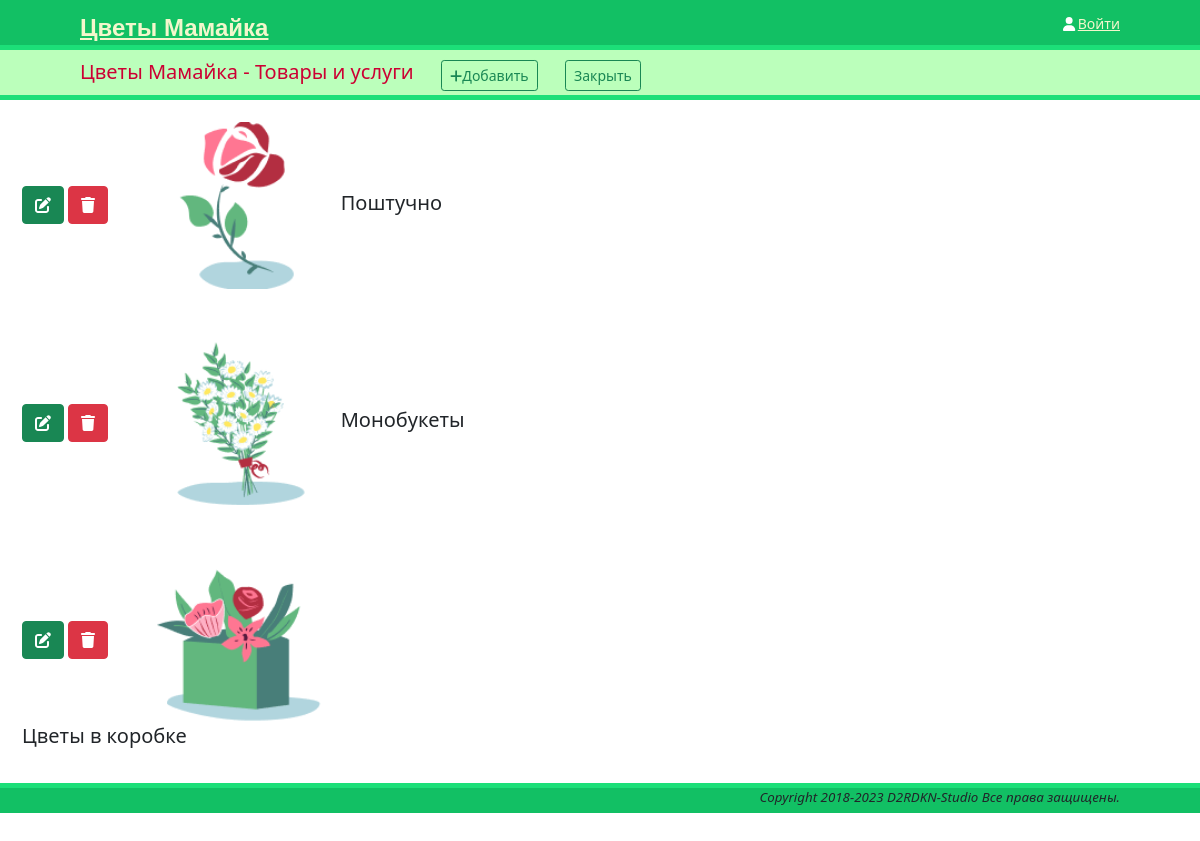
Before: /references/products/categories with the older database file.
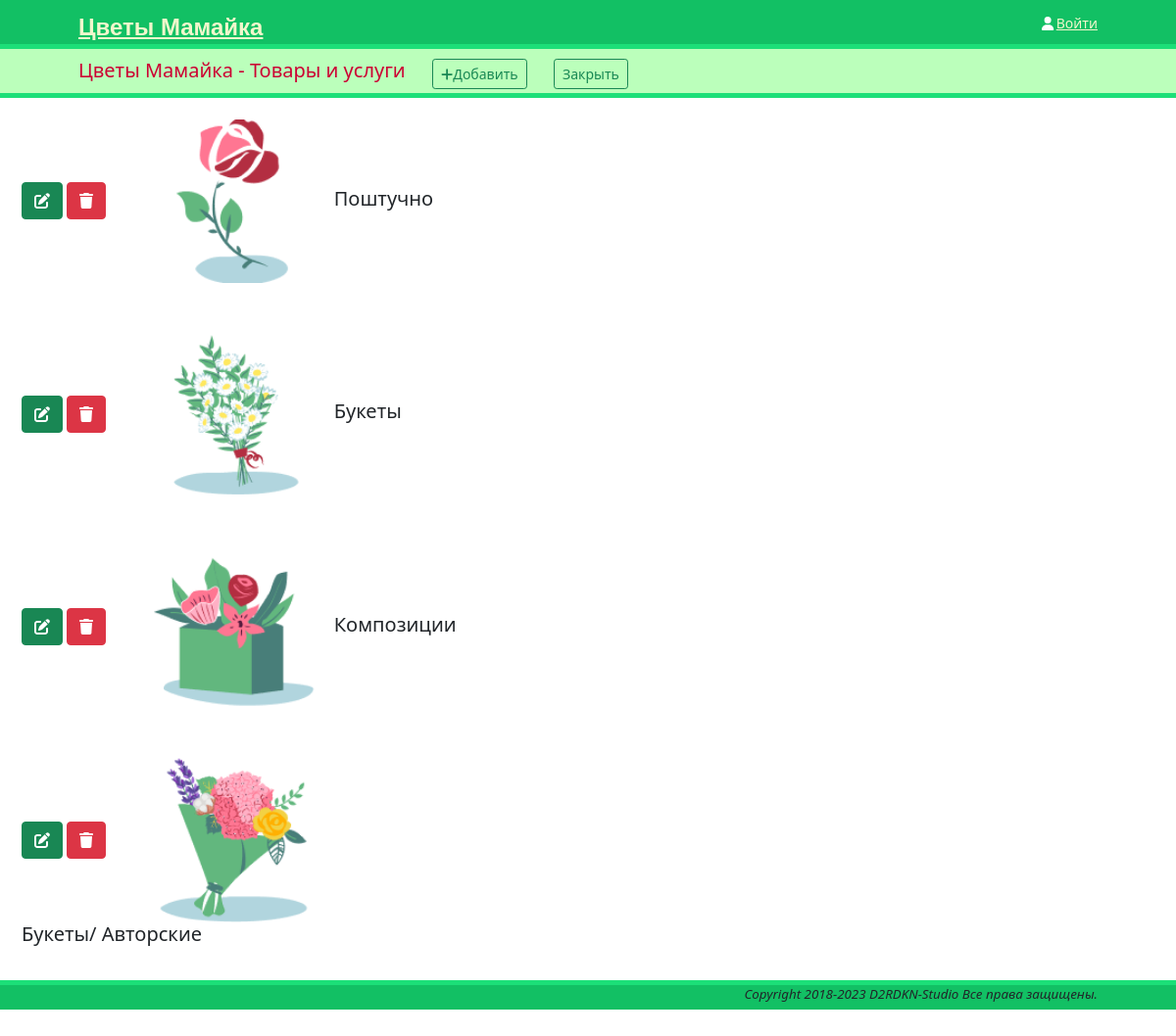
After: the same page with the newer database file.
### references/products/models.py (models this page shows, shortened)
class Categories(models.Model):
    name = models.CharField(max_length=128, verbose_name='Категория')
    slug = models.SlugField(unique=True, editable=True)
    image = models.ImageField(blank=True, upload_to='images/products/categories/',
                              verbose_name='Изображение')
    parent = models.ForeignKey('self', blank=True, null=True,
                               on_delete=models.SET_NULL,
                               verbose_name='Группа')
    def __str__(self):
        return self.name
    class Meta:
        verbose_name = 'Категория'
        verbose_name_plural = 'Категории'

### references/products/views.py (the view)
# urls.py: path('categories', products_views.CategoriesList.as_view(), name='categories'),
class CategoriesList(ListView):
    model = Categories
    context_object_name = 'categories'
    template_name = 'references/products/categories.html'

### templates/references/products/categories.html (shortened to what this page needs)
{% extends "onepage.html" %}
{% load static %}
{% block subheader %}
    <h5 class="inline"> Цветы Мамайка - Товары и услуги </h5>
    <a href="{% url 'products_cat_new' %}" class="btn btn-outline-success btn-sm"><i class="fa-solid fa-plus"></i>Добавить</a>
    <a href="{% url 'products_list' %}" class="btn btn-outline-success btn-sm">Закрыть</a>
{% endblock %}
{% block main %}
    {% for el in categories %}
        <div class="alert tablegroups">
            <a href="{% url 'products_cat_edit' el.slug %}" class="btn btn-success inline"><i class="fa-solid fa-pen-to-square"></i></a>
            <a href="{% url 'products_cat_del' el.slug %}" class="btn btn-danger inline"><i class="fa-solid fa-trash"></i></a>
            <img class="img-preview inline" src="{% if el.image %}{{ el.image.url }}
                            {% else %}{% static '/img/no-image.png' %}{% endif %}"
                            width="50"
                            alt="[X]">
            <h5 class="inline">{% if el.parent%} {{ el.parent }}/ {% endif %}{{ el.name}}</h5>
        </div>
    {%endfor%}
{% endblock %}

### templates/onepage.html
{% extends "base.html" %}
 {% block content %}
    <div id="subheader">
        {% block subheader %}
        {% endblock %}
    </div>
    <div id="onepage">
        {% block main %}
        {% endblock %}
    </div>
{% endblock %}

### templates/base.html (shortened to what this page needs)
{% load static %}
<!DOCTYPE html>
<html>
<head>
    <link type="text/css" href="{% static "/css/base.css" %}" rel="stylesheet">
    <link href="{% static 'fontawesomefree/css/all.min.css' %}" rel="stylesheet" type="text/css">
    <link href="https://cdn.jsdelivr.net/npm/bootstrap@5.0.2/dist/css/bootstrap.min.css" rel="stylesheet"
>
</head>
<body>
<header>
    <span class="logo">
        <a href="{% url 'main' %}">Цветы Мамайка</a> </span>
    <span class="user">
        {% if request.user.is_authenticated %}
            {{ request.user.first_name }}
            <a href="{% url "logout" %}">Выход</a>
        {% else %}
            <a href="{% url "login" %}">Войти</a>
        {% endif %}
    </span>
    <span class="avatar">
       <i class="fa-solid fa-user"></i>
    </span>
</header>
<article>
    {% block content %}
    {% endblock %}
</article>
<footer>
    <p>Copyright 2018-{% now "Y" %} D2RDKN-Studio Все права защищены.</p>
</footer>
</body>
</html>

### static/css/base.css (style rules this page uses)
body { margin: 0; padding: 0; }
header { padding: 10px 80px; font-size: 14px; background: #12c064; color: #fff; border-bottom: 5px solid #1cdf78; height: 50px; }
header .logo { float: left; color: #f3f7cc; font-size: 24px; font-family: "OpenSans-Semibold",sans-serif; font-weight: bold; }
header a { color: #f3f7cc; }
header .avatar { float: right; padding: 3px; }
header .user { float: right; padding-top: 3px; }
footer { text-align: right; border-top: 5px #1cdf78 solid; padding-right: 80px; background: #12c064; min-height: 30px; }
footer p { font-size: smaller; font-style: italic; }
#onepage { overflow: auto; width: 100%; height: 80vh; padding: 5px; }
#subheader { text-align: left; color: #cc0033; padding: 10px 80px; height: 50px; font-size: 14px; background: #bbffbb; border-bottom: 5px solid #1cdf78; }
.inline { display: inline-block; }
.img-preview { width: 200px; }
.tablegroups { border: 1px solid #579a00; float:left; clear:both; width:500px; text-align:left; }

Changed rows visible on the page:
changed Categories (number 2 of 4 on the later page): name "Монобукеты" → "Букеты"
changed Categories: name "Цветы в коробке" → "Композиции"
added Categories: image (picture), parent "Букеты", name "Авторские"
